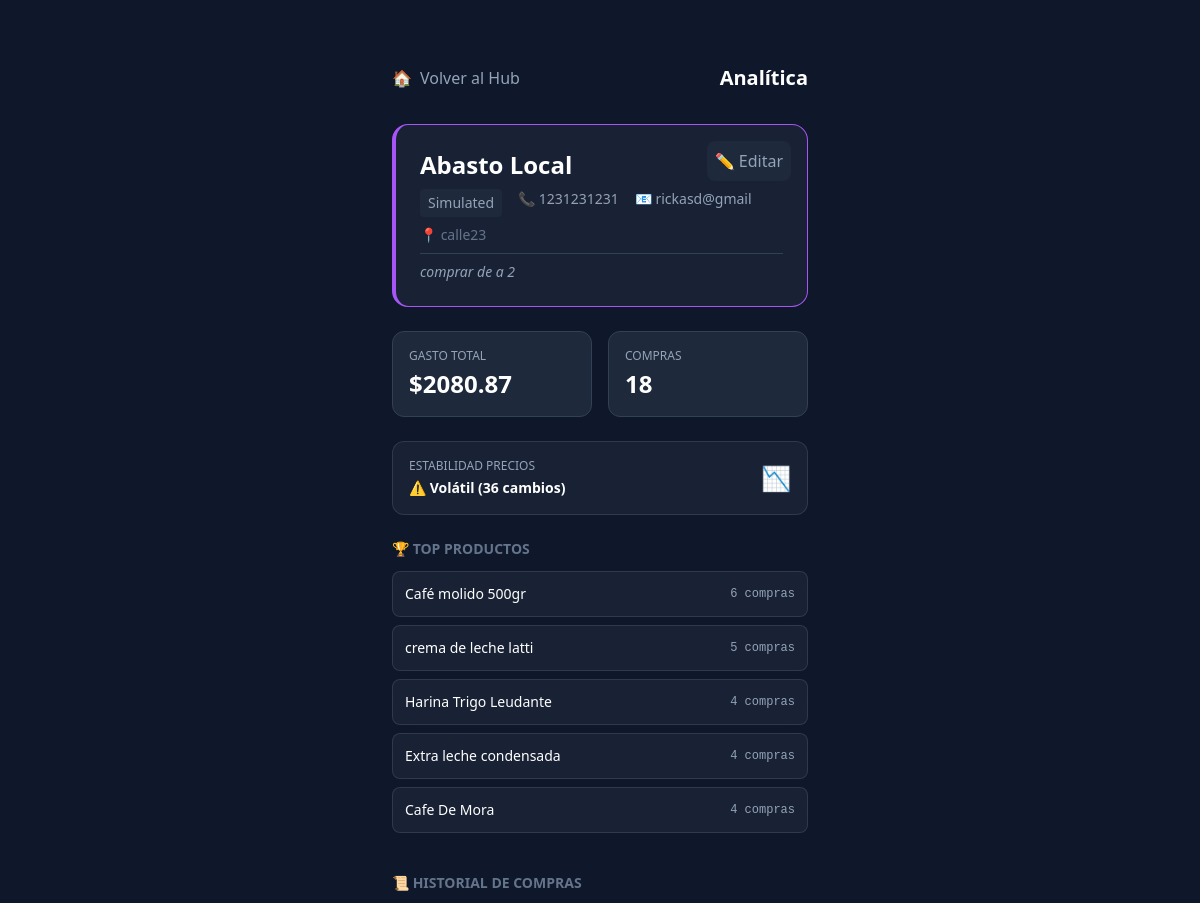
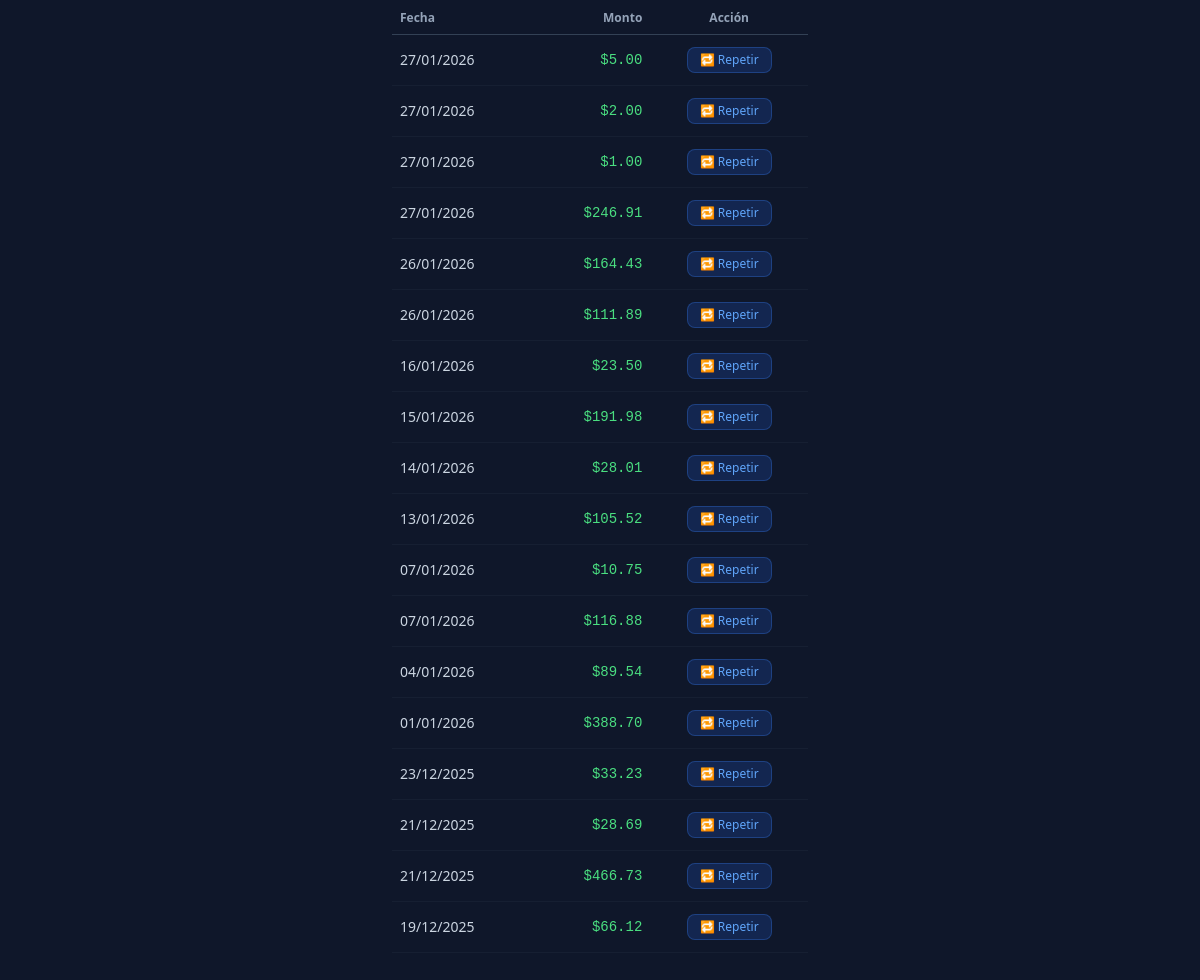
Screenshot of /providers/16 with the database file from the repository (2 pictures, top to bottom).
### models.py (models this page shows, shortened)
class Provider(db.Model):
    __tablename__ = 'providers'
    id = db.Column(db.Integer, primary_key=True)
    name = db.Column(db.String(100), nullable=False)
    normalized_name = db.Column(db.String(100)) # For duplicate detection
    category = db.Column(db.String(50)) # e.g. Lácteos, Varios
    created_at = db.Column(db.DateTime, default=datetime.utcnow)
    address = db.Column(db.String(200))
    phone = db.Column(db.String(50))
    email = db.Column(db.String(100))
    notes = db.Column(db.String(500))

class Purchase(db.Model):
    __tablename__ = 'purchases'
    id = db.Column(db.Integer, primary_key=True)
    provider_id = db.Column(db.Integer, db.ForeignKey('providers.id'), nullable=False)
    date = db.Column(db.DateTime, default=datetime.utcnow)
    total_amount = db.Column(db.Float, nullable=False)
    invoice_number = db.Column(db.String(50))
    notes = db.Column(db.String(500))
    status = db.Column(db.String(20), default='draft') # 'draft', 'confirmed', 'cancelled'
    provider = db.relationship('Provider', backref='purchases')
    lines = db.relationship('PurchaseLine', backref='purchase', lazy=True, cascade="all, delete-orphan")

### app.py (the view)
@app.route('/providers/<int:provider_id>')
def provider_detail(provider_id):
    p = Provider.query.get_or_404(provider_id)
    purchases = Purchase.query.filter_by(provider_id=provider_id, status='confirmed').all()
    total_spend = sum(px.total_amount for px in purchases)
    purchase_count = len(purchases)
    volatility = CostHistory.query.filter_by(provider_id=provider_id).count()
    metrics = {
        "total_spend": total_spend,
        "purchase_count": purchase_count,
        "volatility": volatility
    }
    history = Purchase.query.filter_by(provider_id=provider_id, status='confirmed').order_by(Purchase.date.desc()).limit(20).all()
    from sqlalchemy import func
    top = db.session.query(PurchaseLine.catalog_item_name, func.count(PurchaseLine.id)).\
        join(Purchase).\
        filter(Purchase.provider_id == provider_id).\
        group_by(PurchaseLine.catalog_item_name).\
        order_by(func.count(PurchaseLine.id).desc()).\
        limit(5).all()
    top_items = [{"name": n, "count": c} for n, c in top]
    return render_template('provider_detail.html', provider=p, metrics=metrics, top_items=top_items, history=history)

### templates/provider_detail.html (shortened to what this page needs)
{% extends "base.html" %}
{% block content %}
<div class="space-y-6 animate-fade-in-down">
    <div class="flex items-center justify-between pt-6 pb-2">
        <a href="/" class="text-slate-400 hover:text-white transition-colors flex items-center gap-2">
            <span>🏠</span> Volver al Hub
        </a>
        <h2 class="text-xl font-bold text-white">Analítica</h2>
    </div>
    <div class="glass p-6 rounded-2xl border-l-4 border-purple-500 relative group">
        <button onclick="openEditModal()"
            class="absolute top-4 right-4 text-slate-400 hover:text-white bg-slate-800 p-2 rounded-lg">
            ✏️ Editar
        </button>
        <h1 class="text-2xl font-bold text-white">{{ provider.name }}</h1>
        <div class="flex flex-wrap gap-4 mt-2 text-sm text-slate-400">
            <span class="bg-slate-800 px-2 py-1 rounded">{{ provider.category }}</span>
            {% if provider.phone %}<span>📞 {{ provider.phone }}</span>{% endif %}
            {% if provider.email %}<span>📧 {{ provider.email }}</span>{% endif %}
        </div>
        {% if provider.address %}
        <p class="mt-2 text-slate-500 text-sm">📍 {{ provider.address }}</p>
        {% endif %}
        {% if provider.notes %}
        <p class="mt-2 text-slate-400 italic text-sm border-t border-slate-700 pt-2">{{ provider.notes }}</p>
        {% endif %}
    </div>
    <div class="grid grid-cols-2 gap-4">
        <div class="bg-slate-800 p-4 rounded-xl border border-slate-700">
            <p class="text-slate-400 text-xs uppercase">Gasto Total</p>
            <p class="text-2xl font-bold text-white mt-1">${{ "%.2f"|format(metrics.total_spend) }}</p>
        </div>
        <div class="bg-slate-800 p-4 rounded-xl border border-slate-700">
            <p class="text-slate-400 text-xs uppercase">Compras</p>
            <p class="text-2xl font-bold text-white mt-1">{{ metrics.purchase_count }}</p>
        </div>
    </div>
    <div class="glass p-4 rounded-xl flex items-center justify-between">
        <div>
            <p class="text-slate-400 text-xs uppercase">Estabilidad Precios</p>
            <p class="text-white font-bold text-sm mt-1">
                {% if metrics.volatility == 0 %}
                🛡 Muy Estable (0 cambios)
                {% elif metrics.volatility < 5 %} ✅ Normal {% else %} ⚠️ Volátil ({{ metrics.volatility }} cambios) {%
                    endif %} </p>
        </div>
        <div class="text-2xl">
            {% if metrics.volatility < 5 %}😊{% else %}📉{% endif %} </div>
        </div>
        <div>
            <h3 class="text-sm font-bold text-slate-500 mb-3 uppercase">🏆 Top Productos</h3>
            <div class="space-y-2">
                {% for item in top_items %}
                <div class="glass p-3 rounded-lg flex justify-between items-center">
                    <span class="text-white text-sm font-medium">{{ item.name }}</span>
                    <span class="text-slate-400 text-xs font-mono">{{ item.count }} compras</span>
                </div>
                {% endfor %}
            </div>
        </div>
        <div class="pt-4">
            <h3 class="text-sm font-bold text-slate-500 mb-3 uppercase">📜 Historial de Compras</h3>
            <div class="overflow-x-auto">
                <table class="w-full text-left border-collapse">
                    <thead>
                        <tr class="text-slate-400 text-xs border-b border-slate-700">
                            <th class="py-2 px-2">Fecha</th>
                            <th class="py-2 px-2 text-right">Monto</th>
                            <th class="py-2 px-2 text-center">Acción</th>
                        </tr>
                    </thead>
                    <tbody class="text-sm text-slate-300">
                        {% for h in history %}
                        <tr class="border-b border-slate-800/50 hover:bg-slate-800/30 transition-colors">
                            <td class="py-3 px-2">{{ h.date.strftime('%d/%m/%Y') }}</td>
                            <td class="py-3 px-2 text-right font-mono text-green-400">${{ "%.2f"|format(h.total_amount)
                                }}</td>
                            <td class="py-3 px-2 text-center">
                                <button onclick="clonePurchase({{ h.id }})"
                                    class="bg-blue-600/20 text-blue-400 hover:bg-blue-600 hover:text-white px-3 py-1 rounded-lg text-xs transition-all border border-blue-500/30">
                                    🔁 Repetir
                                </button>
                            </td>
                        </tr>
                        {% endfor %}
                    </tbody>
                </table>
            </div>
        </div>
    </div>
    {% endblock %}

### templates/base.html (style rules this page uses)
body { font_family: 'Inter', sans-serif; background-color: #0f172a; color: #f8fafc; }
.glass { background: rgba(30, 41, 59, 0.7); backdrop-filter: blur(10px); border: 1px solid rgba(255, 255, 255, 0.1); }

### rows the page displays
Provider: name "Abasto Local", category "Simulated", phone "1231231231", email "rickasd@gmail", address "calle23", notes "comprar de a 2"
Purchase: date "27/01/2026", total_amount "5.00"
Purchase: date "27/01/2026", total_amount "2.00"
Purchase: date "27/01/2026", total_amount "1.00"
Purchase: date "27/01/2026", total_amount "246.91"
Purchase: date "26/01/2026", total_amount "164.43"
Purchase: date "26/01/2026", total_amount "111.89"
Purchase: date "16/01/2026", total_amount "23.50"
Purchase: date "15/01/2026", total_amount "191.98"
Purchase: date "14/01/2026", total_amount "28.01"
Purchase: date "13/01/2026", total_amount "105.52"
Purchase: date "07/01/2026", total_amount "10.75"
Purchase: date "07/01/2026", total_amount "116.88"
Purchase: date "04/01/2026", total_amount "89.54"
Purchase: date "01/01/2026", total_amount "388.70"
Purchase: date "23/12/2025", total_amount "33.23"
Purchase: date "21/12/2025", total_amount "28.69"
Purchase: date "21/12/2025", total_amount "466.73"
Purchase: date "19/12/2025", total_amount "66.12"

### other values shown
{{ "%.2f"|format(metrics.total_spend) }} "2080.87"
{{ metrics.purchase_count }} "18"
{{ metrics.volatility }} "36"
{{ item.name }} "Café molido 500gr" "crema de leche latti" "Harina Trigo Leudante" "Extra leche condensada" "Cafe De Mora"
{{ item.count }} "6" "5" "4" "4" "4"
